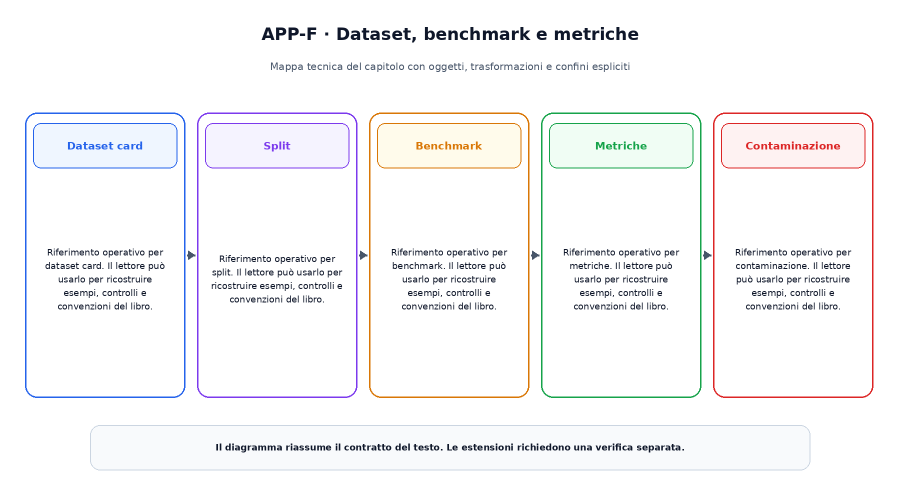
#> input picture assets/appendices/F_dataset_benchmark/APP-F/candidate-v1.png, 1800 x 1000 px (shown at 1/2 size)
$ python -i visual_geometry.py   (imports and definitions only)
#> lines starting #> are read from the running program, lines starting #| are printed output that depends on the picture; after the words box and inside, x2 and y2 are one past the last pixel; in counts of white or black regions, pixels touching at a corner belong together
"""Geometry contracts shared by the deterministic visual generators.

The raster audit is deliberately independent from the visual renderer.  The
renderer records the intended boxes and text areas, while this module checks
the saved PNG for canvas containment and checks the recorded layout for
intersections, touching siblings, and visible connectors over text.
"""

from __future__ import annotations

import json
from dataclasses import asdict, dataclass
from pathlib import Path
from typing import Any, Iterable

from PIL import Image, ImageChops


CANVAS = (1800, 1000)
SAFE_MARGIN = 20
MIN_GAP = 8


# [51 lines left out: functions _box, _overlap, _contains, _segment_intersects_rect, not called in this run]


@dataclass
class GeometryObject:
    id: str
    kind: str
    box: tuple[float, float, float, float]
    label: str = ""
    order: int = 0


@dataclass
class GeometryConnector:
    id: str
    start: tuple[float, float]
    end: tuple[float, float]
    order: int = 0


class GeometryRecorder:
    """Record semantic drawing primitives and validate their relationships."""

    # [6 lines left out: function __init__, not called in this run]

    def _next(self) -> int:
        self._order += 1
        return self._order

    def shape(self, kind: str, box: Iterable[float], label: str = "") -> None:
        self.objects.append(GeometryObject(f"{kind}-{len(self.objects) + 1:03d}", kind, _box(box), label, self._next()))

    # [72 lines left out: functions text, connector, errors, manifest, validate, not called in this run]


class TrackingDraw:
    """Proxy around ImageDraw that records boxes without changing rendering."""

    # [5 lines left out: function __init__, not called in this run]

    def rounded_rectangle(self, xy, *args, **kwargs):
        self.geometry.shape("rounded_rectangle", xy)
        return self._draw.rounded_rectangle(xy, *args, **kwargs)

    def rectangle(self, xy, *args, **kwargs):
        self.geometry.shape("rectangle", xy)
        return self._draw.rectangle(xy, *args, **kwargs)

    def ellipse(self, xy, *args, **kwargs):
        self.geometry.shape("ellipse", xy)
        return self._draw.ellipse(xy, *args, **kwargs)

    def __getattr__(self, name: str):
        return getattr(self._draw, name)


def raster_metrics(path: Path, safe_margin: int = SAFE_MARGIN) -> dict[str, Any]:
#> called with safe_margin = 20
    with Image.open(path) as image:
#> image is the input picture: PIL image 1800x1000 RGB; mean R, G, B 246.5, 246.2, 247.2
        image.load()
        rgb = image.convert("RGB")
        width, height = rgb.size
#> width = 1800; height = 1000
        background = Image.new("RGB", rgb.size, (255, 255, 255))
#> background: PIL image 1800x1000 RGB; every value is 255
        difference = ImageChops.difference(rgb, background).convert("L")
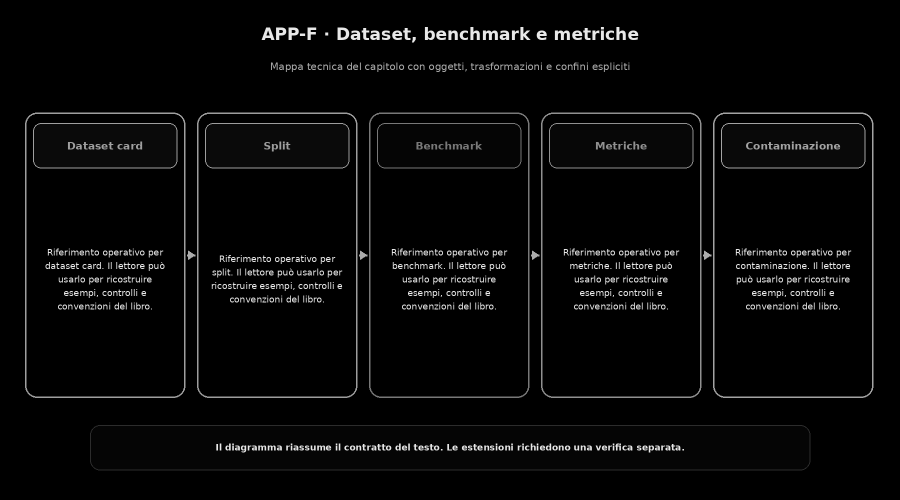
#> difference: PIL image 1800x1000 L (shown at 1/2 size); min 0, max 232, mean 8.6
        content = difference.point(lambda value: 255 if value > 7 else 0)
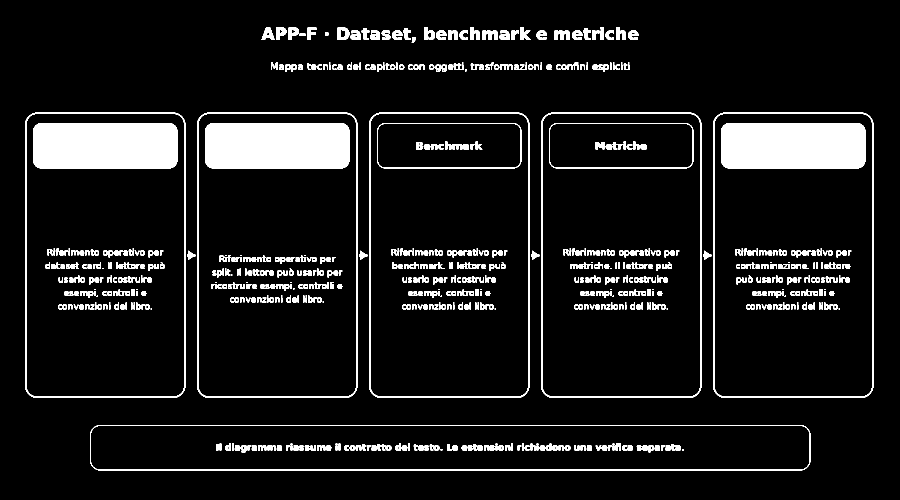
#> content: PIL image 1800x1000 L (shown at 1/2 size); 9.2% white; 740 white regions (94 under 20 px), largest, box (x1, y1, x2, y2) and area: (66, 246, 355, 337) 26055, (410, 246, 699, 337) 26055, (1442, 246, 1731, 337) 26055
        bbox = content.getbbox()
#> bbox = (50, 54, 1747, 941)
        border_pixels = []
        for crop in ((0, 0, width, safe_margin), (0, height - safe_margin, width, height), (0, 0, safe_margin, height), (width - safe_margin, 0, width, height)):
            border_pixels.append(content.crop(crop).getbbox() is not None)
#> after the loop, border_pixels = [False, False, False, False]
        margins = None
        if bbox:
            margins = [bbox[0], bbox[1], width - bbox[2], height - bbox[3]]
#> margins = [50, 54, 53, 59]
        return {
            "mode": image.mode,
            "size": [width, height],
            "content_bbox": list(bbox) if bbox else None,
            "content_margins": margins,
            "border_has_content": any(border_pixels),
            "problems": [
                *(["dimension"] if (width, height) != CANVAS else []),
                *(["content reaches the safe canvas margin"] if margins and min(margins) < safe_margin else []),
                *(["non-white pixels in the safe border"] if any(border_pixels) else []),
            ],
        }


# [15 lines left out: function validate_manifest, not called in this run]


def load_manifest(path: Path) -> dict[str, Any]:
    return json.loads(path.read_text(encoding="utf-8"))


def write_manifest(path: Path, manifest: dict[str, Any]) -> None:
    path.write_text(json.dumps(manifest, ensure_ascii=False, indent=2) + "\n", encoding="utf-8")

>>> result = raster_metrics('../assets/appendices/F_dataset_benchmark/APP-F/candidate-v1.png')
#> result = {'mode': 'RGB', 'size': [1800, 1000], 'content_bbox': [50, 54, 1747, 941], 'content_margins': [50, 54, 53, 59], 'border_has_content': False, 'problems': []}

$ run again, on assets/appendices/F_dataset_benchmark/APP-F/candidate-v2.png
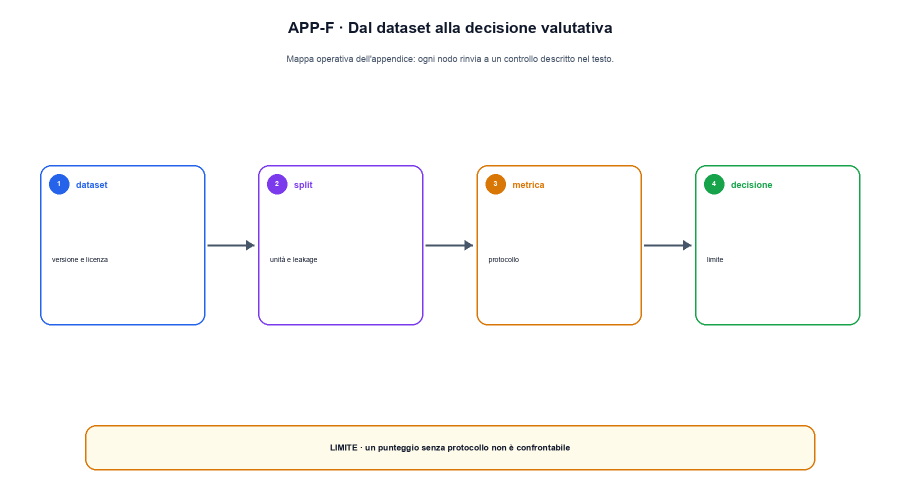
#> input picture assets/appendices/F_dataset_benchmark/APP-F/candidate-v2.png, 1800 x 1000 px (shown at 1/2 size)
#> in raster_metrics, image is the input picture: PIL image 1800x1000 RGB; mean R, G, B 251.4, 250.8, 249.6
#> background: PIL image 1800x1000 RGB; every value is 255
#> in raster_metrics, `difference = ImageChops.difference(rgb, background).convert("L")`:
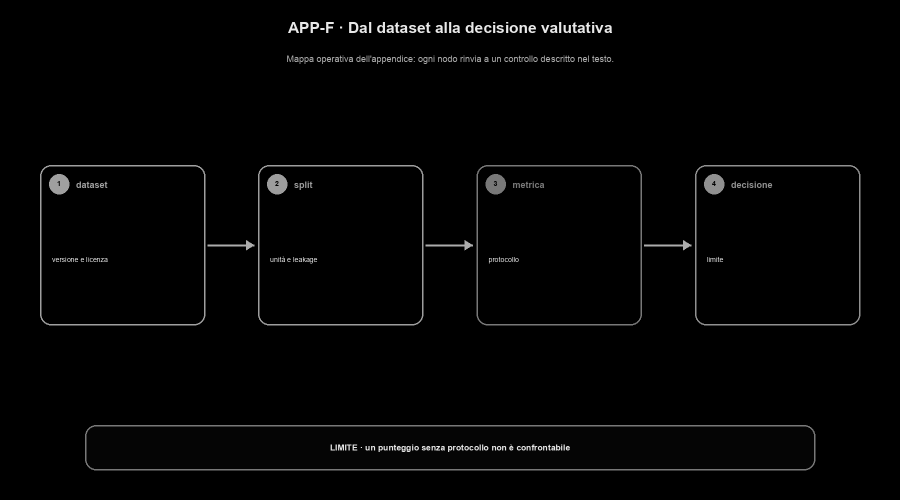
#> difference: PIL image 1800x1000 L (shown at 1/2 size); min 0, max 232, mean 4.2
#> in raster_metrics, `content = difference.point(lambda value: 255 if value > 7 else 0)`:
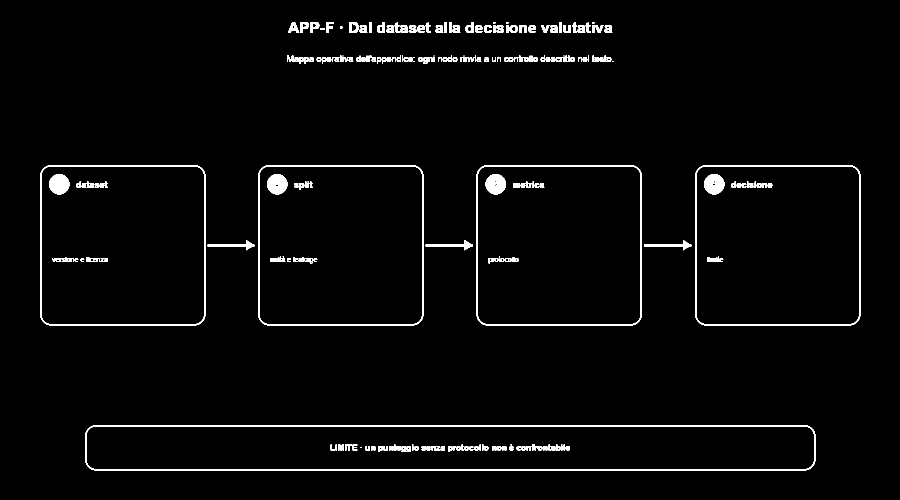
#> content: PIL image 1800x1000 L (shown at 1/2 size); 2.7% white; 204 white regions (26 under 20 px), largest, box (x1, y1, x2, y2) and area: (170, 850, 1631, 941) 9152, (80, 330, 411, 651) 3752, (516, 330, 847, 651) 3752
#> bbox = (80, 44, 1721, 941)
#> after the loop in raster_metrics, `for crop in ((0, 0, width, safe_margin), (0, height - safe_margin, wid..`: border_pixels = [False, False, False, False]
#> margins = [80, 44, 79, 59]
#> result = {'mode': 'RGB', 'size': [1800, 1000], 'content_bbox': [80, 44, 1721, 941], 'content_margins': [80, 44, 79, 59], 'border_has_content': False, 'problems': []}
